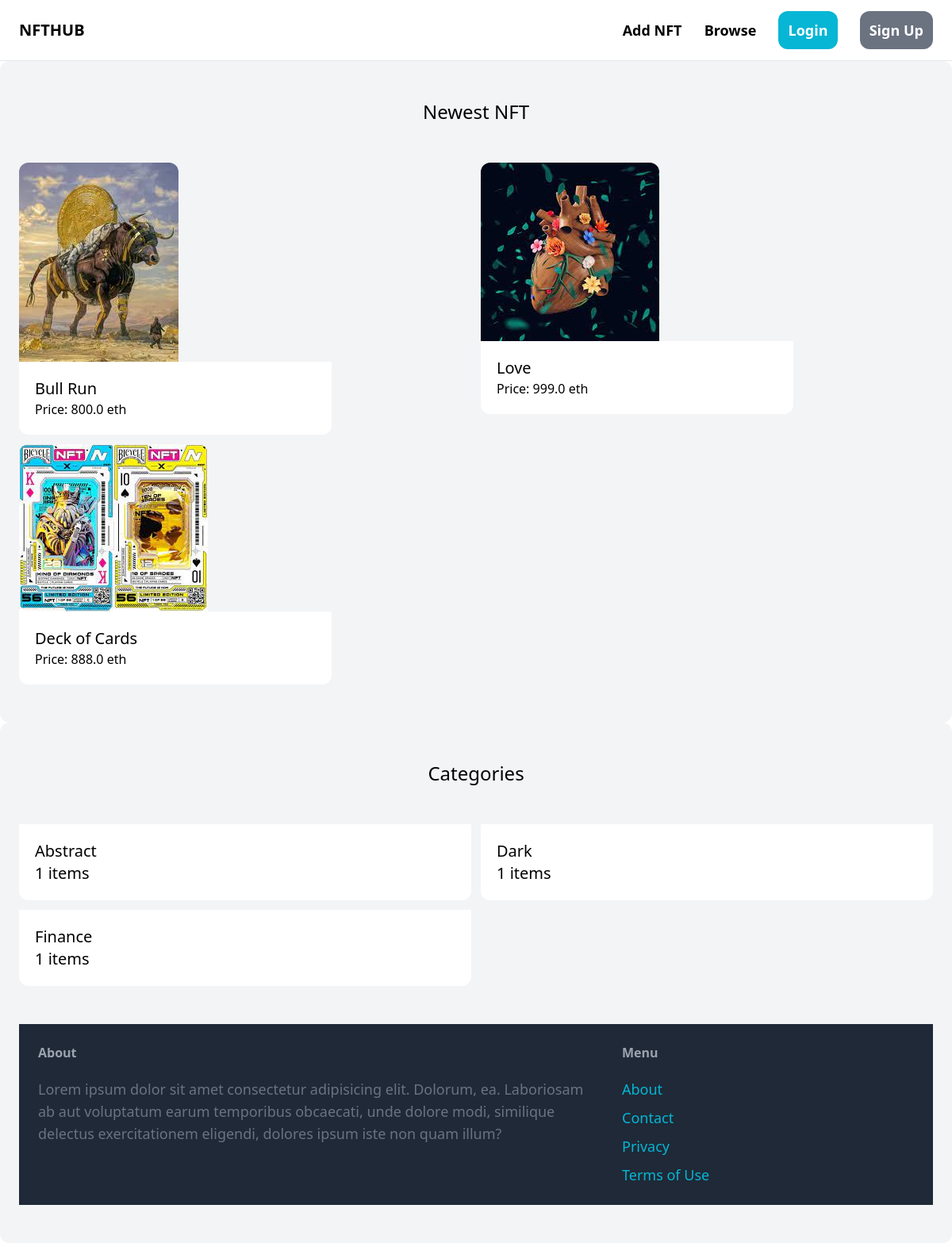
The page / on the database its author committed.
### items/models.py (models this page shows, shortened)
class Item(models.Model):
    category = models.ForeignKey(Category , related_name='items' , on_delete=models.CASCADE)
    name = models.CharField(max_length=255)
    description = models.TextField(blank=True,null=True)
    price = models.FloatField()
    image = models.ImageField(upload_to='item_images',blank=True,null=True)
    is_sold = models.BooleanField(default=False)
    created_at = models.DateTimeField(auto_now_add=True)
    created_by = models.ForeignKey(User , related_name='items' , on_delete=models.CASCADE)

class Category(models.Model):
    name = models.CharField(max_length=255)
    class Meta:
        ordering = ('name',)
        verbose_name_plural = "Categories"

### core/views.py (the view)
# urls.py: path("" , index ,name="index"),
def index(request):
    items = Item.objects.filter(is_sold=False)[0:6]
    categories = Category.objects.all()
    return render(request , 'core/index.html', {
        'categories': categories
,'items': items,    })

### core/templates/core/index.html (shortened to what this page needs)
{% extends 'core/base.html' %} {%block title%} Welcome | {% endblock%} {%block
content%} {%block content%}
<div class="px-6 py-12 bg-gray-100 rounded-xl">
  <h2 class="mb-12 text-2xl text-center">Newest NFT</h2>
  <div class="grid grid-cols-2 gap-3">
    {% for item in items %}
    <div>
      <a href="">
        <img src="{{ item.image.url}}" class="rounded-t-xl" />
        <div class="p-5 mr-44 bg-white rounded-b-xl">
          <h2 class="text-xl">{{ item.name }}</h2>
          <p>Price: {{ item.price }} eth</p>
        </div>
      </a>
    </div>
    {% endfor %}
  </div>
</div>
<div class="px-6 py-12 bg-gray-100 rounded-xl">
  <h2 class="mb-12 text-2xl text-center">Categories</h2>
  <div class="grid grid-cols-2 gap-3 mb-12">
    {% for category in categories%}
    <div>
      <a href="">
        <div class="p-5 bg-white rounded-b-xl">
          <h1 class="text-xl">{{category.name}}</h1>
          <h2 class="text-xl">{{ category.items.count }} items</h2>
        </div>
      </a>
    </div>
    {%endfor%}
  </div>
  {%endblock%}

### core/templates/core/base.html (shortened to what this page needs)
<!DOCTYPE html>
<html lang="en">
  <head>
    <script src="https://cdn.tailwindcss.com"></script>
  </head>
  <body>
    <nav
      class="px-6 py-6 flex justify-between items-center border-b border-gray-200"
    >
      <a href="/" class="text-xl font-semibold">NFTHUB</a>
      <div class="space-x-6">
        <a href="#" class="text-lg font-semibold hover:text-gray-500"
          >Add NFT</a
        >
        <a href="#" class="text-lg font-semibold hover:text-gray-500">Browse</a>
        <a
          href="#"
          class="px-3 py-3 text-lg bg-cyan-500 text-white rounded-xl font-semibold hover:text-teal-700"
          >Login</a
        >
        <a
          href="#"
          class="px-3 py-3 text-lg bg-gray-500 text-white rounded-xl font-semibold hover:text-gray-700"
          >Sign Up</a
        >
      </div>
    </nav>
    {% block content %}{% endblock %}
    <footer class="px-6 py-6 flex justify-between bg-gray-800">
      <div class="w-2/3 pr-10">
        <h3 class="mb-5 font-semibold text-gray-400">About</h3>
        <p class="text-lg text-gray-500">
          Lorem ipsum dolor sit amet consectetur adipisicing elit. Dolorum, ea.
          Laboriosam ab aut voluptatum earum temporibus obcaecati, unde dolore
          modi, similique delectus exercitationem eligendi, dolores ipsum iste
          non quam illum?
        </p>
      </div>
      <div class="w-1/3">
        <h3 class="mb-5 font-semibold text-gray-400">Menu</h3>
        <ul class="space-y-2">
          <li>
            <a href="" class="text-lg text-cyan-500 hover:text-cyan-700"
              >About</a
            >
          </li>
          <li>
            <a
              href="{% url 'contact' %}"
              class="text-lg text-cyan-500 hover:text-cyan-700"
              >Contact</a
            >
          </li>
          <li>
            <a href="" class="text-lg text-cyan-500 hover:text-cyan-700"
              >Privacy</a
            >
          </li>
          <li>
            <a href="" class="text-lg text-cyan-500 hover:text-cyan-700"
              >Terms of Use</a
            >
          </li>
        </ul>
      </div>
    </footer>
  </body>
</html>

### rows shown on the page
Item: image (picture), name "Bull Run", price "800.0"
Item: image (picture), name "Love", price "999.0"
Item: image (picture), name "Deck of Cards", price "888.0"
Category: name "Abstract", items.count "1"
Category: name "Dark", items.count "1"
Category: name "Finance", items.count "1"
